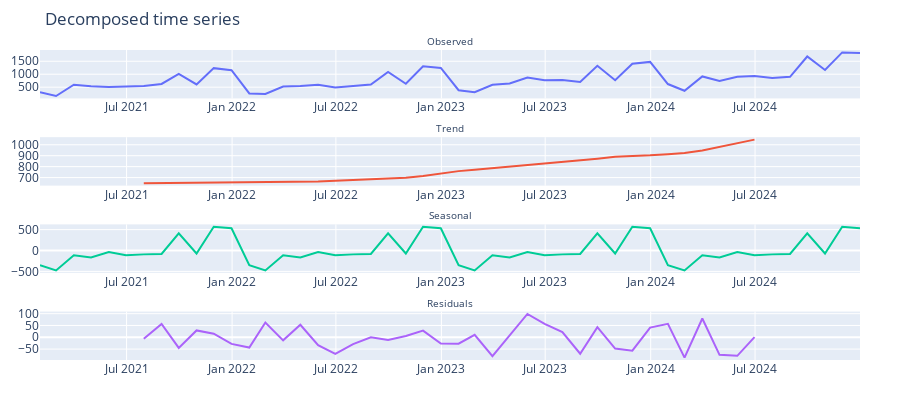

Notebook source saved alongside this figure:
### Code cell
fig2 = plot_seasonal_decompose(ts)
fig2.show()
